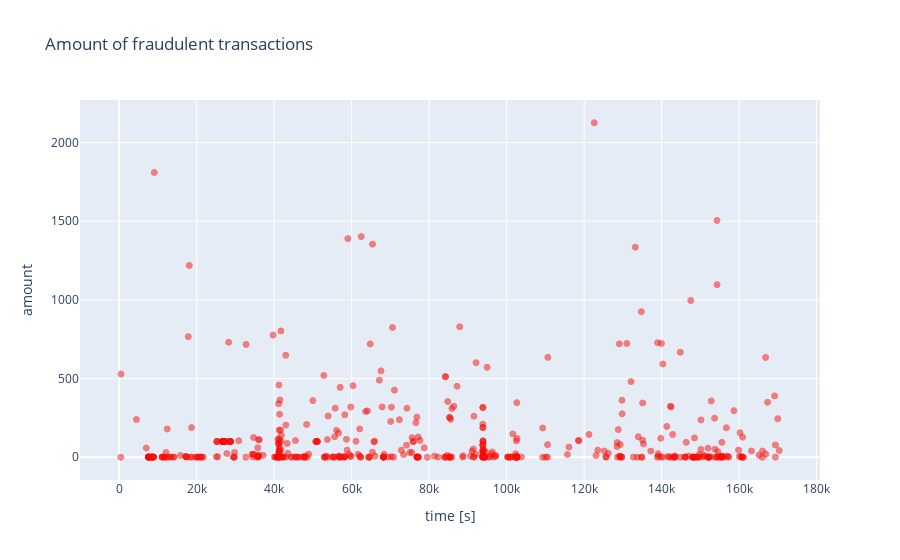

Notebook code for this chart:
### Code cell
fraud = raw_data.loc[raw_data['class'] == 1]

trace = go.Scatter(
    x = fraud['time'],y = fraud['amount'],
    name="amount",
     marker=dict(
                color='rgb(238,23,11)',
                line=dict(
                    color='red',
                    width=1),
                opacity=0.5,
            ),
    text= fraud['amount'],
    mode = "markers"
)
data = [trace]
layout = dict(title = 'Amount of fraudulent transactions',
          xaxis = dict(title = 'time [s]', showticklabels=True), 
          yaxis = dict(title = 'amount'),
          hovermode='closest'
         )
fig = dict(data=data, layout=layout)
iplot(fig, filename='fraud-amount')

### Figure 1 — Plotly figure (JSON) as saved in the notebook; plotly's stock layout.template omitted (floating-point values rounded to 4 significant figures; data arrays with more than 128 entries replaced by an {"elided": "..."} marker saying what was removed)
{"data": [{"marker": {"color": "rgb(238,23,11)", "line": {"color": "red", "width": 1}, "opacity": 0.5}, "mode": "markers", "name": "amount", "text": {"elided": "492 float values"}, "type": "scatter", "x": {"elided": "492 int values"}, "y": {"elided": "492 float values"}}], "layout": {"hovermode": "closest", "title": {"text": "Amount of fraudulent transactions"}, "xaxis": {"showticklabels": true, "title": {"text": "time [s]"}}, "yaxis": {"title": {"text": "amount"}}}}
